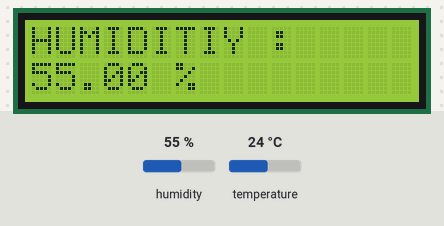
A sketch run on a simulated Arduino Uno, built with avr-gcc and run on an emulated ATmega328P. Parts: 16×2 character LCD. Inputs (shaded band) come from the test bench; at power-on: humidity 55 %, temperature 24 °C.

Above: at 1.2 s.
1.3 s: humidity set to 22 %
At 4.8 s:
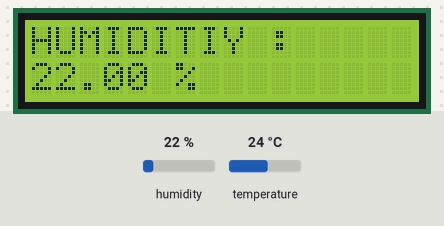
9.6 s: temperature set to 12 °C
At 15.4 s:
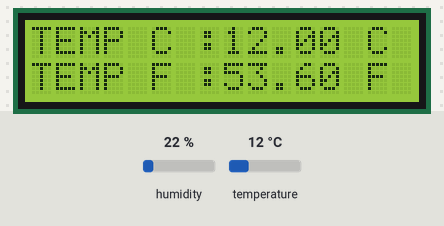
17.7 s: humidity set to 40 %
At 21.1 s:
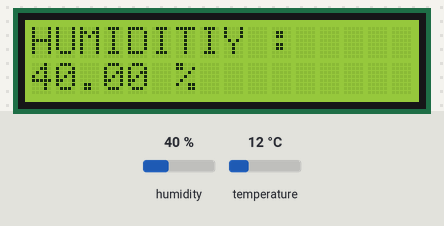
23.7 s: temperature set to 19 °C
At 27.3 s:
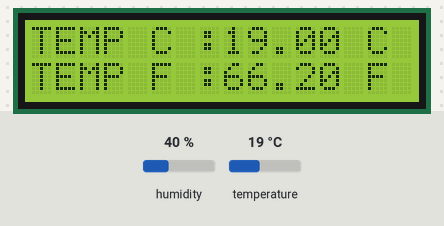
Timing chart, 0 to 28.8 s (numbered marks = the images above; inputs shaded):
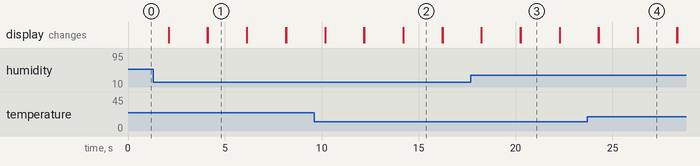

Measured:
- what the display in image 1 shows lasts 2.0 s, from 4.1 s to 6.1 s

The sketch:

DHTwithLCD.ino
```cpp
#include <LiquidCrystal.h>
#include <DHT.h>
#define type DHT11

int senserpin = 2;
float humiditiy;
float tempC;
float tempF;

int Rs = 7;
int En = 8;
int d4 = 9;
int d5 = 10;
int d6 = 11;
int d7 = 12;

LiquidCrystal lcd(Rs, En, d4, d5, d6, d7);

DHT dht(senserpin,type);

void setup() {
  lcd.begin(16, 2);
  Serial.begin(9600);
  dht.begin();

}

void loop() {

  humiditiy = dht.readHumidity();
  tempC = dht.readTemperature();
  tempF = dht.readTemperature(true);


  lcd.setCursor(0,0);
  lcd.print("HUMIDITIY :");
  lcd.setCursor(0,1);
  lcd.print(humiditiy);
  lcd.print(" %");
  delay(2000);
  lcd.clear();

  lcd.setCursor(0,0);
  lcd.print("TEMP C :");
  lcd.print(tempC);
  lcd.print(" C / ");
  lcd.setCursor(0,1);
  lcd.print("TEMP F :");
  lcd.print(tempF);
  lcd.print(" F");
  delay(2000);
  lcd.clear();


}
```
